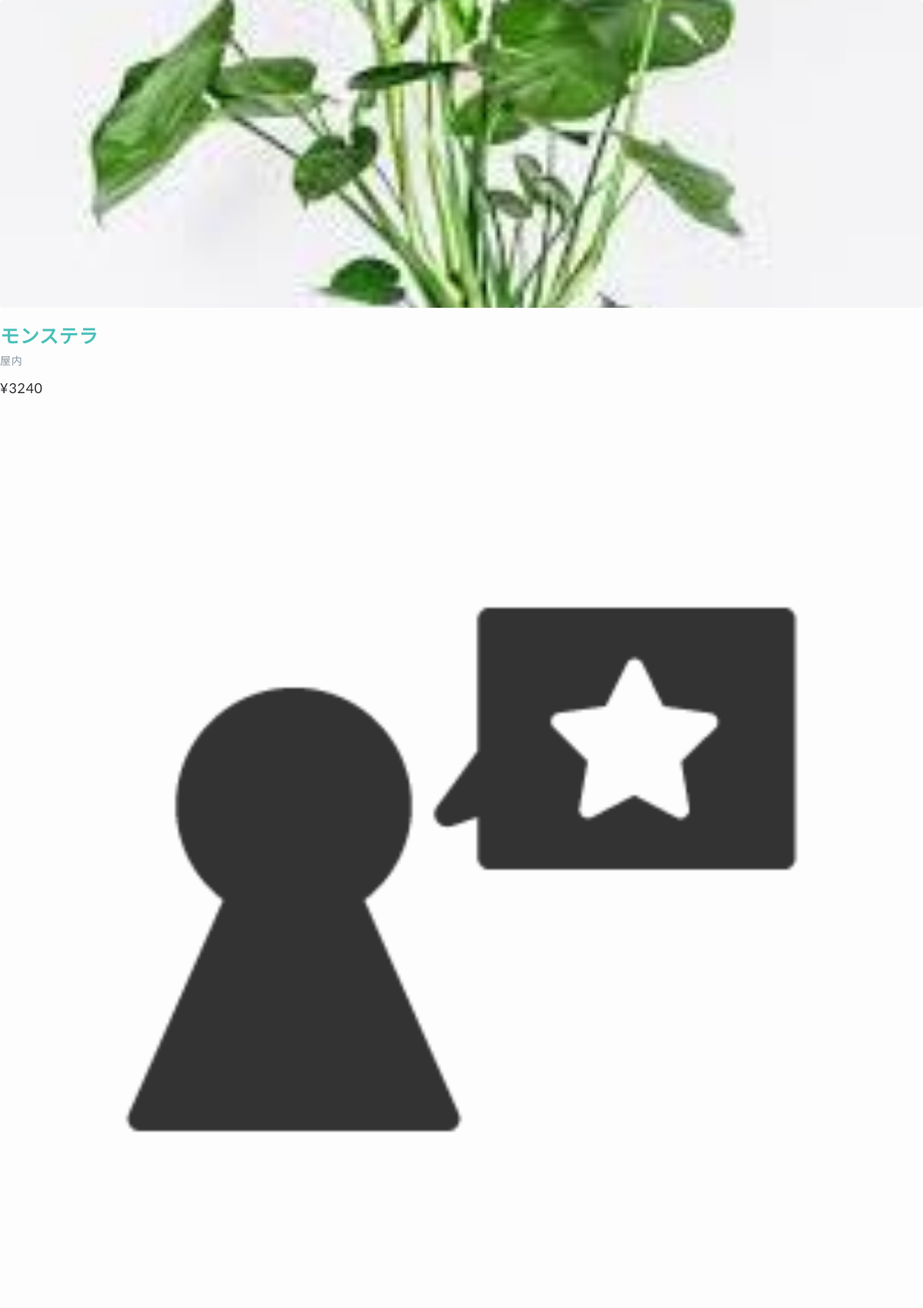
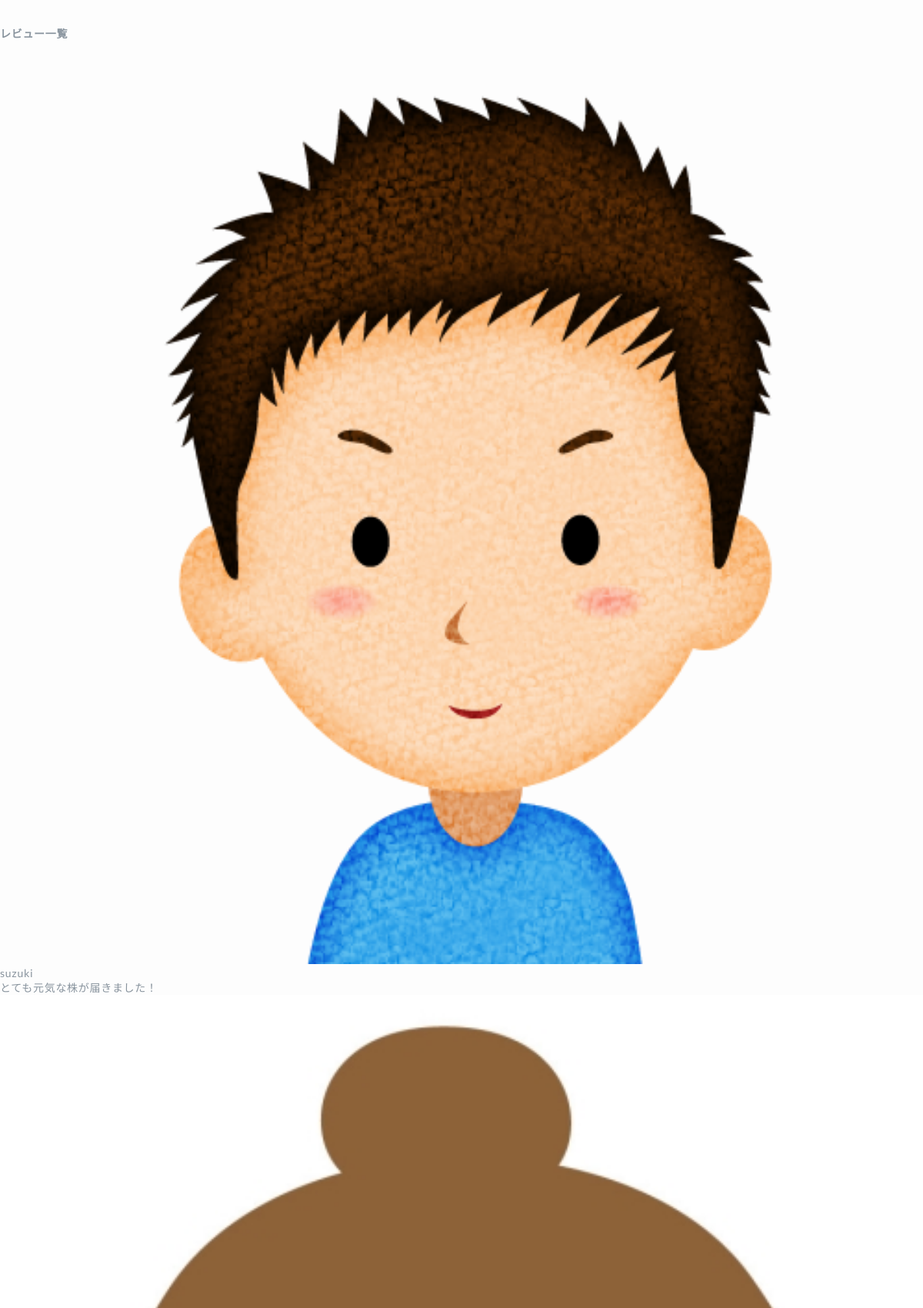
The page /products/show.php?id=1 (upper part) on the database its author committed (2 pictures, top to bottom).
### tables this page shows
CREATE TABLE IF NOT EXISTS menus (
    id INT AUTO_INCREMENT PRIMARY KEY,
    name VARCHAR(255) NOT NULL,
    price INT NOT NULL,
    image VARCHAR(255),
    type VARCHAR(50) NOT NULL,     
    detail VARCHAR(255),           
    created_at TIMESTAMP DEFAULT CURRENT_TIMESTAMP
);

### src/Database.php (called while the page is built)
<?php
class Database{
    public function CreatePDO(){
        $dsn='mysql:host=localhost;dbname=green_plant_shop;charset=utf8';
        $user='root';
        $password='';
        try{
            $db = new PDO($dsn, $user, $password);
            $db->setAttribute(PDO::ATTR_EMULATE_PREPARES,false);
        }catch (PDOException $e){
            exit('エラー:' . $e->getMessage());
        }
        return $db;
    }
 }
?>

### src/MenuRepository.php (called while the page is built, shortened)
<?php
require_once __DIR__ . '/Plant.php';
require_once __DIR__ . '/Database.php';
class MenuRepository {
    private $db;
    public function __construct() {
        $this->db = (new Database())->CreatePDO();
    }
    public function findById($id) {
        $stmt = $this->db->prepare("SELECT * FROM menus WHERE id = ?");
        $stmt->execute([$id]);
        $data = $stmt->fetch(PDO::FETCH_ASSOC);
        return $data ? $this->instantiate($data) : null;
    }
    private function instantiate($data) {
        if ($data['type'] === 'plant') {
            return new Plant(
                $data['id'],
                $data['name'],
                $data['image'],
                $data['price'],
                $data['type'],
                $data['detail'],
                $data['created_at']
            );
        }
    }
}

### src/Menu.php (called while the page is built, shortened)
<?php
class Menu {
  protected $name;
  protected $price;
  protected $image;
  public function __construct($id, $name, $image, $price, $created_at) {
    $this->name = $name;
    $this->image = $image;
    $this->price = $price;
  }
  public function getName() {
    return $this->name;
  }
  public function getImage() {
    return $this->image;
  }
  public function getTaxIncludedPrice() {
    return floor($this->price * 1.08);
  }
  public function getReviews($reviews){
    $reviewsForMenu = array();
    foreach ($reviews as $review){
      if($review->getMenuName() == $this->name){
        $reviewsForMenu[] = $review;
      }
    }
    return $reviewsForMenu;
  }
}
?>

### src/Plant.php (called while the page is built, shortened)
<?php
require_once('menu.php');
class Plant extends Menu {
private $place;
  public function __construct($id, $name, $image, $price, $type, $detail, $created_at) {
    $this->place = $detail;
  }
  public function getPlace() {
     return $this->place;
  }
}
?>

### src/data.php (called while the page is built)
<?php
require_once __DIR__ . '/user.php';
require_once __DIR__ . '/review.php';
$user1 = new User(1,'suzuki', 'male');
$user2 = new User(2,'tanaka', 'female');
$user3 = new User(3,'suzuki', 'female');
$users = array($user1, $user2,$user3);
$review1 = new Review('モンステラ', 1, 'とても元気な株が届きました！');
$review2 = new Review('サボテン', 2, 'サイズ感がちょうどいいです。');
$review3 = new Review('モンステラ', 3, '葉っぱが大きくてびっくり。');
$reviews = array($review1, $review2,$review3);
?>

### src/Review.php (called while the page is built)
<?php
class Review {
  private $menuName;
  private $body;
  private $userId;
  public function __construct($menuName, $userId, $body) {
    $this->menuName = $menuName;
    $this->userId = $userId;
    $this->body = $body;
  }
  public function getMenuName() {
    return $this->menuName;
  }
  public function getBody() {
    return $this->body;
  }
  public function getUser($users){
    foreach($users as $user){
      if($this->userId == $user->getId()){
        return $user;
      }
    }
  }
}
?>

### src/User.php (called while the page is built)
<?php
class User{
  private $id;
  private $name;
  private $gender;
  private static $count=0;
  public function __construct($id,$name,$gender){
    $this->id = $id;
    $this->name = $name;
    $this->gender = $gender;
    self::$count++;
    $this->id = self::$count;
  }
  public function getName(){
    return $this->name;
  }
  public function getGender(){
    return $this->gender;
  }
  public function getId(){
    return $this->id;
  }
}
?>

### public/products/show.php (the view, shortened to what this page needs)
<?php
require_once('MenuRepository.php');
require_once('data.php');
$id = $_GET['id'];
$menuRepository = new MenuRepository();
$menu = $menuRepository->findById($id);
$menuReviews = $menu->getReviews($reviews);
?>
<!DOCTYPE html>
<html>
<head>
  <link rel="stylesheet" type="text/css" href="stylesheet.css">
</head>
<body>
  <div class="review-wrapper">
    <div class="review-menu-item">
      <img src="<?php echo $menu->getImage() ?>" class="menu-item-image">
      <h3 class="menu-item-name"><?php echo $menu->getName() ?></h3>
      <?php if ($menu instanceof Plant): ?>
        <p class="menu-item-type"><?php echo $menu->getPlace() ?></p>
      <?php else: ?>
        <?php for ($i = 0; $i < $menu->getDifficulty(); $i++): ?>
          <img src="images/leaf.jpg" class='icon-leaf'>
        <?php endfor ?>
      <?php endif ?>
      <p class="price">¥<?php echo $menu->getTaxIncludedPrice() ?></p>
    </div>
    <div class="review-list-wrapper">
      <div class="review-list">
        <div class="review-list-title">
          <img src="images/review.png" class='icon-review'>
          <h4>レビュー一覧</h4>
        </div>
        <?php foreach($menuReviews as $review): ?>
          <?php $user= $review->getUser($users) ?>
          <div class="review-list-item">
            <div class="review-user">
              <?php if($user):  ?>
                  <?php if($user->getGender() == 'male'): ?>
                    <img src="images/male.png" class='icon-user'>
                  <?php else: ?>
                    <img src="images/female.png" class='icon-user'>
                  <?php endif ?>
                  <p><?php echo $user->getName() ?></p>
                <?php else:  ?>
                  <img src="images/male.png" class='icon-user'>
                  <p>ゲストユーザー</p>
              <?php endif ?>
            </div>
            <p><?php echo $review->getBody() ?></p>
          </div>
        <?php endforeach ?>
      </div>
    </div>
  </div>
</body>
</html>

### public/assets/css/stylesheet.css (style rules this page uses)
* { box-sizing: border-box; }
html, body, ul, ol, li, h1, h2, h3, h4, h5, h6, p, form, input, div, select { margin: 0; padding: 0; }
body { font-family: Lato, 'Hiragino Kaku Gothic Pro', sans-serif; font-weight: 400; -webkit-font-smoothing: antialiased; font-size: 14px; letter-spacing: 0.05em; color: #89949e; background-color: #fdfdfd; }
img { width: 100%; }
.menu-item-image { border-radius: 5px; height: 400px; display: block; object-fit: cover; }
.menu-item-name { line-height: 1.7; font-size: 25px; margin-top: 15px; color: #4ac0b9; }
.price { margin: 15px 0; font-size: 18px; color: #322f33; }

### rows shown on the page
menus: image (picture), name "モンステラ", detail "屋内", price "3240", Name "suzuki", Body "とても元気な株が届きました！"
